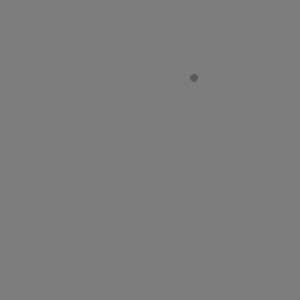
Frame 1 (no input)
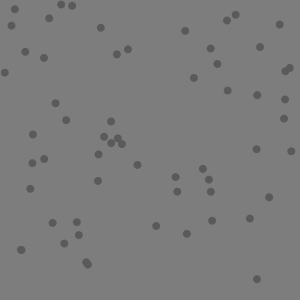
Frame 60 (the mouse pressed at the canvas centre just before this capture)
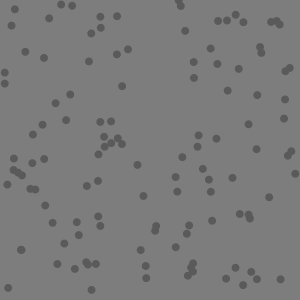
Frame 120 (the mouse held since frame 60 and released just before this capture)

The Processing sketch that drew these frames (run headless with seeded random() and noise(); from frame 60 on, the mouse is pressed at the canvas centre):

// Processing sketch: random2
// ── random2.pde
//Práctica 00: Calentando motores
//01
//random()

//Taller "Identidad generativa con Processing"
//Imparte: Julián Pérez - info@julian-perez.com  
//Escuela de verano 2019 - Escuela de diseño Arte Diez - Madrid

void setup() {
 size(300, 300);
 background(125);
}

void draw() {
 frameRate(360);
 noStroke();
 float x = random(width);
 float y = random(height);
 fill(90);
 ellipse(x, y, 8, 8);
}
